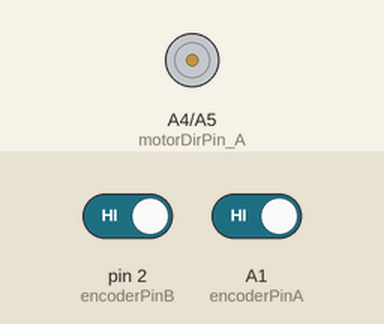
Recording of a sketch running on a simulated Arduino Uno, built with avr-gcc and run on an emulated ATmega328P. Shown: motor-driver pin pairs drawn as motors (green arrow = first pin HIGH = forward, orange = second pin HIGH = backward, longer = more drive, scaled by the enable pin). Inputs (shaded band) come from the test bench; at power-on: pin 2 (encoderPinB) HIGH, A1 (encoderPinA) HIGH. What the sketch prints to the serial monitor is not drawn.

Above: at 0.11 s.
At 1.2 s:
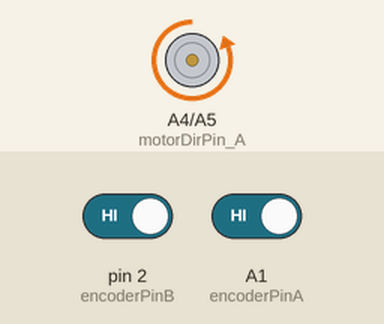
1.3 s: pin 2 (encoderPinB) driven LOW
At 2.0 s:
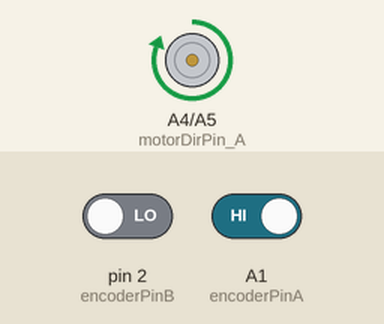
Timing chart, 0 to 10.3 s (numbered marks = the images above; inputs shaded):
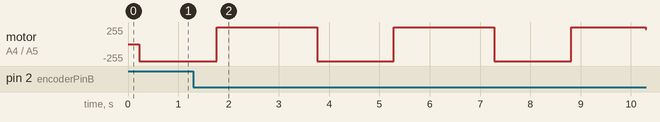

The sketch:

PID_vel.ino
```cpp
#include "PID.h"

void setup() {
  // put your setup code here, to run once:
  pinMode(encoderPinA, INPUT_PULLUP);
  attachInterrupt(0, doEncoderA, CHANGE);
  pinMode(encoderPinB, INPUT_PULLUP);
  pinMode(motorDirPin_A, OUTPUT);
  pinMode(motorDirPin_B, OUTPUT);
  pinMode(motorPWMPin, OUTPUT);
  Serial.begin(115200);
}

void loop() {
  // put your main code here, to run repeatedly:
  vel_PID(-60);
}
```

PID.h
```cpp
// encoder pin
#define encoderPinB  2
#define encoderPinA  A1

// motor control pin
#define motorDirPin_A  A4 //
#define motorDirPin_B  A5 //
#define motorPWMPin  5 //

#define rotation 1152
// 12 * 48 * 2
// PID control
#define Kp 0.6// P-gain
#define Ki 0.05// i-gain
#define Kd 0.01// d-gain

int encoderPos = 0; //초기
long ipwm_u = 0;

unsigned long t_k = 0, t_k_1 = 0, dt = 0;
int encoderPos_k = 0; // 현재
int encoderPos_k_1 = 0; // 과거
int d_encoderPos = 0;// 진행

long m1_speed = 0;// 현 속도
long m1_err_spd = 0;// 현 속도와 목표 속도의 차
long control_spd = 0;// 폐루프 조정


void doEncoderA();
void doEncoderB();
void RPM(int m1_ref_spd);
void doMotor(bool dir, int vel);
void vel_PID(int m1_ref_spd);


void doEncoderA(){  encoderPos += (digitalRead(encoderPinA)==digitalRead(encoderPinB))?1:-1;}

void doMotor(bool dir, long vel){

  digitalWrite(motorDirPin_A, dir);
  digitalWrite(motorDirPin_B, !dir);
  vel = abs(vel);
  ipwm_u = vel > 255 ? 255 : vel;
  analogWrite(motorPWMPin, ipwm_u);
}


void RPM(int m1_ref_spd){

  t_k = millis();//시간측정
  dt = t_k - t_k_1;//시간변화율
  if(dt >= 50){
    encoderPos_k = encoderPos;
    d_encoderPos = encoderPos_k - encoderPos_k_1;// 엔코더 값
    m1_speed = d_encoderPos * 60000/rotation;
    m1_speed /= (signed long)dt;// 거 = 속 시 RPM 값
    t_k_1 = t_k;//시간 초기화
    encoderPos_k_1 = encoderPos_k;//엔코더 초기화
  }
}


int err_P=0;
int err_I=0;
int err_D=0;
int err_B=0;
long PID_val = 0;


void vel_PID(int m1_ref_spd){

    RPM(m1_ref_spd);
    m1_err_spd =  m1_ref_spd - m1_speed;
    err_P = m1_err_spd;
    err_I += err_P;
    err_D = err_B - err_P;
    err_B = err_P;

    PID_val=((err_P * Kp) + (err_I * Ki) + (err_D * Kd));

    //P-Controller
    control_spd = PID_val;
    // 속도 오차가 생기면

    doMotor(control_spd >= 0 ? HIGH : LOW, control_spd);

    Serial.print("목표속도 : ");
    Serial.println(m1_ref_spd);
    Serial.print("현재속도 : ");
    Serial.println(m1_speed);

}
```
